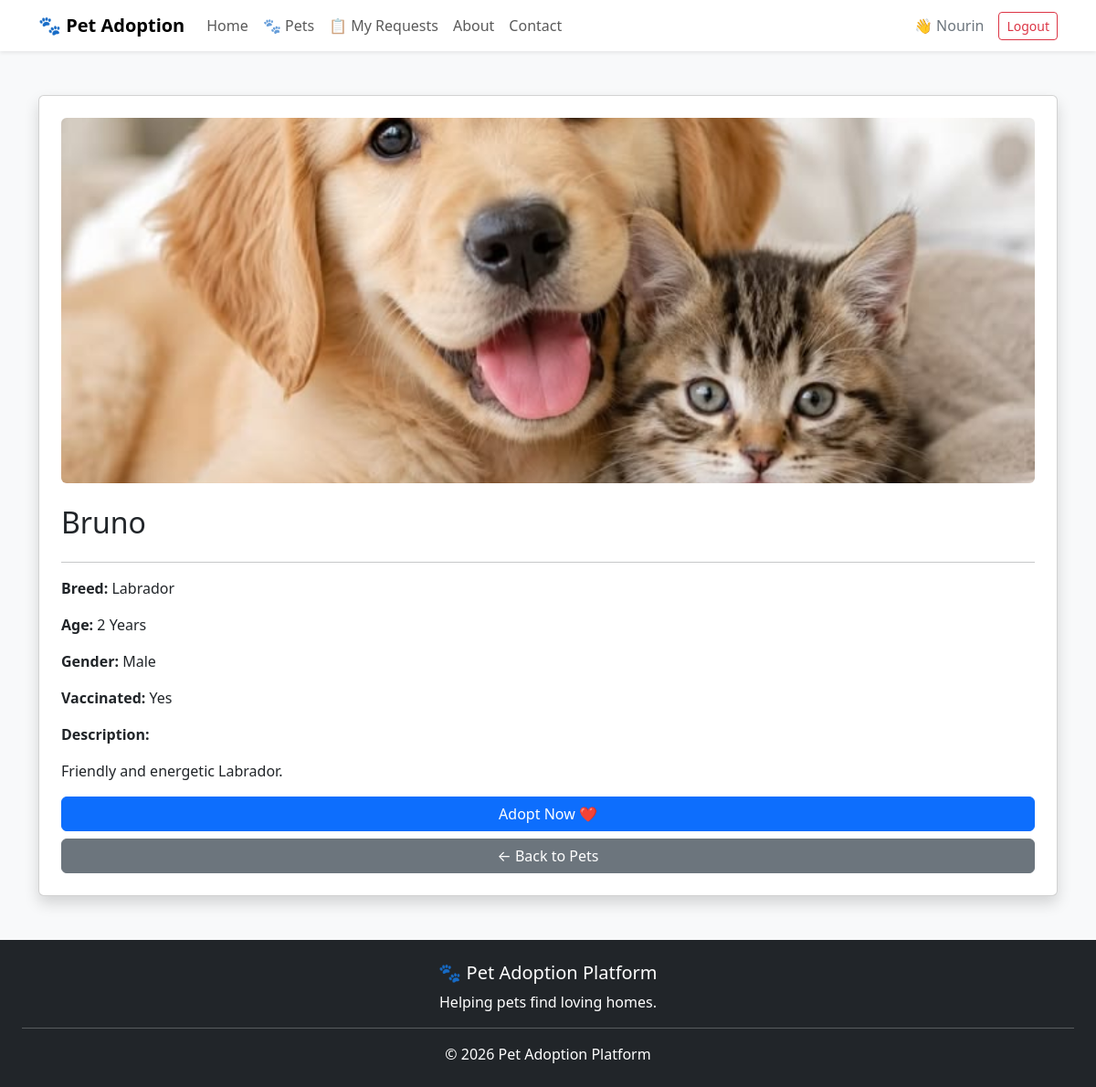
Screenshot of /pet_details/1 (signed in) with the database file from the repository.
### tables this page shows
CREATE TABLE pets(
        id INTEGER PRIMARY KEY AUTOINCREMENT,
        name TEXT,
        breed TEXT,
        age TEXT,
        gender TEXT,
        vaccinated TEXT,
        description TEXT,
        image TEXT
    , status TEXT DEFAULT 'Available', shelter_id INTEGER);

### app.py (the view)
@app.route('/pet_details/<int:pet_id>')
def pet_details(pet_id):
    if 'user' not in session:
        return redirect(url_for('login'))
    conn = sqlite3.connect("database.db")
    cursor = conn.cursor()
    cursor.execute(
        "SELECT * FROM pets WHERE id=?",
        (pet_id,)
    )
    pet = cursor.fetchone()
    conn.close()
    return render_template("pet_details.html", pet=pet)

### templates/pet_details.html (shortened to what this page needs)
<!DOCTYPE html>
<html lang="en">
<head>
    <link href="https://cdn.jsdelivr.net/npm/bootstrap@5.3.3/dist/css/bootstrap.min.css" rel="stylesheet">
</head>
<body class="bg-light">
{% include 'navbar.html' %}
<div class="container mt-5">
    <div class="card shadow p-4">
        <img src="{{ url_for('static', filename='images/' + pet[7]) }}"
             class="img-fluid rounded mb-4"
             style="max-height:400px; object-fit:cover;">
        <h2>{{ pet[1] }}</h2>
        <hr>
        <p><strong>Breed:</strong> {{ pet[2] }}</p>
        <p><strong>Age:</strong> {{ pet[3] }}</p>
        <p><strong>Gender:</strong> {{ pet[4] }}</p>
        <p><strong>Vaccinated:</strong> {{ pet[5] }}</p>
        <p><strong>Description:</strong></p>
        <p>{{ pet[6] }}</p>
        <a href="/adoption/{{ pet[0] }}" class="btn btn-primary">
            Adopt Now ❤️
        </a>
        <a href="/pets" class="btn btn-secondary mt-2">
            ← Back to Pets
        </a>
    </div>
</div>
{% include 'footer.html' %}
</body>
</html>

### rows the page displays
pets: image (picture), name "Bruno", breed "Labrador", age "2 Years", gender "Male", vaccinated "Yes", description "Friendly and energetic Labrador."

### other values shown
{{ session.get('user') }} "Nourin"
